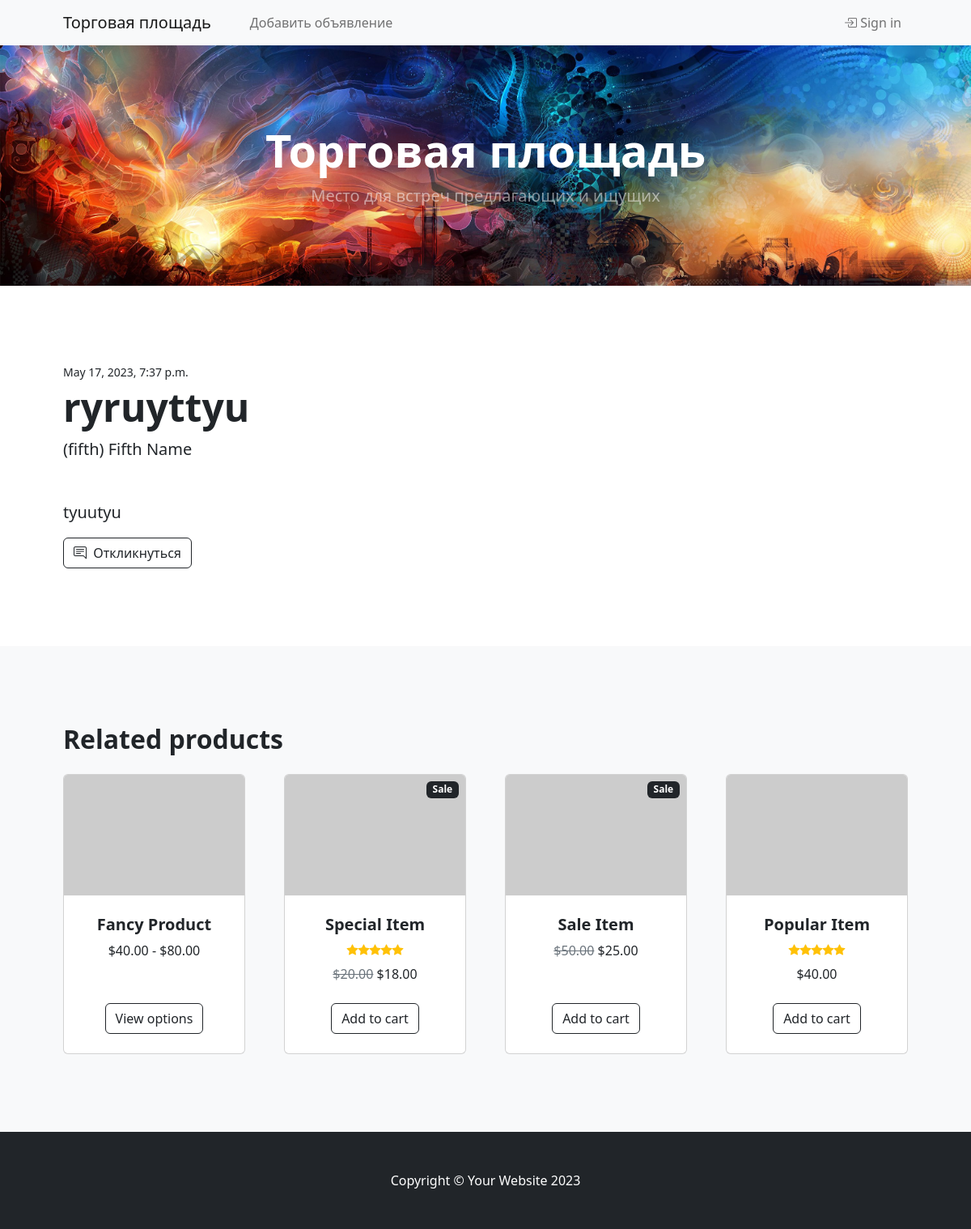
The app's page /ads/1 with its own data.
### ads_for_sale/models.py (models this page shows, shortened)
class Ads(models.Model):
    header = models.CharField(max_length=255, null=False, verbose_name="Заголовок")
    main_text = models.TextField(verbose_name="Текст объявления")
    author = models.ForeignKey(Users, null=False, on_delete = models.CASCADE, verbose_name="Автор")
    date_time = models.DateTimeField(auto_now_add = True)
    category = models.ManyToManyField(Category, through = 'AdsCategory', verbose_name="Категория")
    end_up = models.DateTimeField(verbose_name="Окончание срока публикации")
    moderated = models.BooleanField(default=False)
    hidden = models.BooleanField(default=False)
    blocked = models.BooleanField(default=False)

class Users(models.Model):
    username = models.OneToOneField(User, on_delete=models.CASCADE)
    user_rating = models.IntegerField(default=0)
    author = models.BooleanField(default=True)
    subsribed_to_newsletter = models.BooleanField(default=False)
    mail_confirmed = models.BooleanField(default=False)
    banned = models.BooleanField(default=False)

### ads_for_sale/views.py (the view)
# urls.py: path('ads/<int:pk>', AdDetails.as_view(), name='details'),
class AdDetails(DetailView):
    template_name = 'ad_details.html'
    queryset = Ads.objects.all()
    pass

### templates/ad_details.html (shortened to what this page needs)
{% extends 'flatpages/mainpage.html' %}
        {% block content %}
        <section class="py-5">
            <div class="container px-4 px-lg-5 my-5">
                <div class="row gx-4 gx-lg-5 align-items-center">
                    <div class="col-md-12">
                        <div class="small mb-1">{{ ads.date_time }}</div>
                        <h1 class="display-5 fw-bolder">{{ ads.header }}</h1>
                        <div class="fs-5 mb-5">
                            <span>({{ ads.author.username }}) {{ads.author.username.first_name}} {{ads.author.username.last_name}}</span>
                        </div>
                        <p class="lead">{{ ads.main_text | safe }}</p>
                        <div class="d-flex">
                            <a href="{% url 'send_message' ads.id %}">
                            <button class="btn btn-outline-dark flex-shrink-0" type="button">
                                <i class="bi-chat-right-text me-1"></i>
                                Откликнуться
                            </button>
                            </a>
                        </div>
                    </div>
                </div>
            </div>
        </section>
        <section class="py-5 bg-light">
            <div class="container px-4 px-lg-5 mt-5">
                <h2 class="fw-bolder mb-4">Related products</h2>
                <div class="row gx-4 gx-lg-5 row-cols-2 row-cols-md-3 row-cols-xl-4 justify-content-center">
                    <div class="col mb-5">
                        <div class="card h-100">
                            <img class="card-img-top" src="https://dummyimage.com/450x300/dee2e6/6c757d.jpg" alt="..." />
                            <div class="card-body p-4">
                                <div class="text-center">
                                    <h5 class="fw-bolder">Fancy Product</h5>
                                    $40.00 - $80.00
                                </div>
                            </div>
                            <div class="card-footer p-4 pt-0 border-top-0 bg-transparent">
                                <div class="text-center"><a class="btn btn-outline-dark mt-auto" href="#">View options</a></div>
                            </div>
                        </div>
                    </div>
                    <div class="col mb-5">
                        <div class="card h-100">
                            <div class="badge bg-dark text-white position-absolute" style="top: 0.5rem; right: 0.5rem">Sale</div>
                            <img class="card-img-top" src="https://dummyimage.com/450x300/dee2e6/6c757d.jpg" alt="..." />
                            <div class="card-body p-4">
                                <div class="text-center">
                                    <h5 class="fw-bolder">Special Item</h5>
                                    <div class="d-flex justify-content-center small text-warning mb-2">
                                        <div class="bi-star-fill"></div>
                                        <div class="bi-star-fill"></div>
                                        <div class="bi-star-fill"></div>
                                        <div class="bi-star-fill"></div>
                                        <div class="bi-star-fill"></div>
                                    </div>
                                    <span class="text-muted text-decoration-line-through">$20.00</span>
                                    $18.00
                                </div>
                            </div>
                            <div class="card-footer p-4 pt-0 border-top-0 bg-transparent">
                                <div class="text-center"><a class="btn btn-outline-dark mt-auto" href="#">Add to cart</a></div>
                            </div>
                        </div>
                    </div>
                    <div class="col mb-5">
                        <div class="card h-100">
                            <div class="badge bg-dark text-white position-absolute" style="top: 0.5rem; right: 0.5rem">Sale</div>
                            <img class="card-img-top" src="https://dummyimage.com/450x300/dee2e6/6c757d.jpg" alt="..." />
                            <div class="card-body p-4">
                                <div class="text-center">
                                    <h5 class="fw-bolder">Sale Item</h5>
                                    <span class="text-muted text-decoration-line-through">$50.00</span>
                                    $25.00
                                </div>
                            </div>
                            <div class="card-footer p-4 pt-0 border-top-0 bg-transparent">
                                <div class="text-center"><a class="btn btn-outline-dark mt-auto" href="#">Add to cart</a></div>
                            </div>
                        </div>
                    </div>
                    <div class="col mb-5">
                        <div class="card h-100">
                            <img class="card-img-top" src="https://dummyimage.com/450x300/dee2e6/6c757d.jpg" alt="..." />
                            <div class="card-body p-4">
                                <div class="text-center">
                                    <h5 class="fw-bolder">Popular Item</h5>
                                    <div class="d-flex justify-content-center small text-warning mb-2">
                                        <div class="bi-star-fill"></div>
                                        <div class="bi-star-fill"></div>
                                        <div class="bi-star-fill"></div>
                                        <div class="bi-star-fill"></div>
                                        <div class="bi-star-fill"></div>
                                    </div>
                                    $40.00
                                </div>
                            </div>
                            <div class="card-footer p-4 pt-0 border-top-0 bg-transparent">
                                <div class="text-center"><a class="btn btn-outline-dark mt-auto" href="#">Add to cart</a></div>
                            </div>
                        </div>
                    </div>
                </div>
            </div>
        </section>
        {% endblock content %}

### records on screen
Ads: date_time "May 17, 2023, 7:37 p.m.", header "ryruyttyu", author.username "fifth", author.username.first_name "Fifth", author.username.last_name "Name", main_text "tyuutyu"
